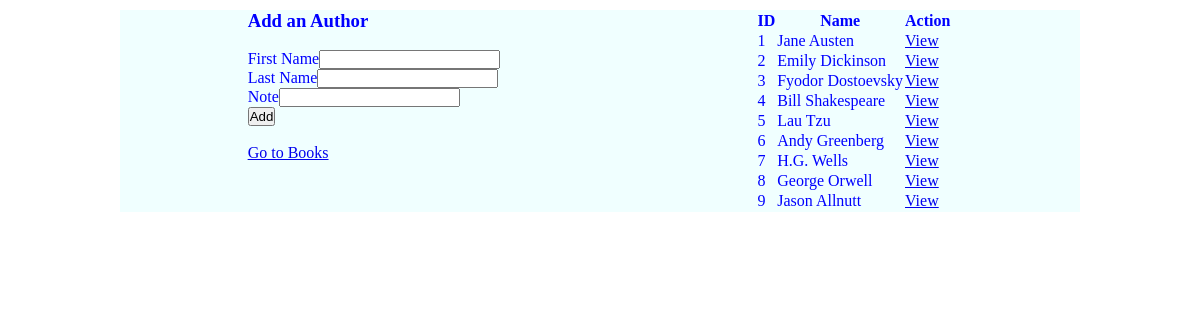
The app's page /authors with its own data.
### books_authors_app/models.py (models this page shows)
class Author(models.Model):
    first_name = models.CharField(max_length =255)
    last_name = models.CharField(max_length = 255)
    notes = models.TextField()
    books = models.ManyToManyField(Book, related_name="authors")
    created_at = models.DateTimeField(auto_now_add = True)
    updated_at = models.DateTimeField(auto_now = True)

### books_authors_app/views.py (the view)
# urls.py: path('authors',views.authors),
def authors(request):
     context = {
          "authors":Author.objects.all()
     }
     return render(request, "authors.html", context)

### books_authors_app/templates/authors.html (shortened to what this page needs)
<!DOCTYPE html>
<html lang="en">
<head>
    {% load static %}
    <link rel="stylesheet" type="text/css" href="{% static 'styles.css' %}">
</head>
<body>
    <div id="wrapper">
        <div id="left">
            <h3>Add an Author</h3>
            <br>
            <form action="/new_author" method="post">
                <p><labdel for="fname">First Name</labdel><input type="text" id="fname" name="fname"></p>
                <p><labdel for="lname">Last Name</labdel><input type="text" id="lname" name="lname"></p>
                <p><labdel for="note">Note</labdel><input type="text" id="note" name="note"></p>
                <p><button type="submit">Add</button></p>
            </form>
            <br>
            <p><a href="/">Go to Books</a></p>
        </div>
        <div id="right">
            <table>
                <tr>
                    <th>ID</th>
                    <th>Name</th>
                    <th>Action</th>
                </tr>
                {% for author in authors %}
                <tr>
                    <td>{{author.id}}</td>
                    <td>{{author.first_name}} {{author.last_name}}</td>
                    <td><a href="/authors/{{author.id}}">View</a></td>
                </tr>
                {% endfor %}
            </table>
        </div>
    </div>
</body>
</html>

### books_authors_app/static/styles.css (style rules this page uses)
* { margin: 0px; padding: 0px }
#wrapper { width: 960px; margin: 10px auto; background-color: azure; color: blue; display: flex; justify-content: space-around; }

### records on screen
Author: id "1", first_name "Jane", last_name "Austen"
Author: id "2", first_name "Emily", last_name "Dickinson"
Author: id "3", first_name "Fyodor", last_name "Dostoevsky"
Author: id "4", first_name "Bill", last_name "Shakespeare"
Author: id "5", first_name "Lau", last_name "Tzu"
Author: id "6", first_name "Andy", last_name "Greenberg"
Author: id "7", first_name "H.G.", last_name "Wells"
Author: id "8", first_name "George", last_name "Orwell"
Author: id "9", first_name "Jason", last_name "Allnutt"
